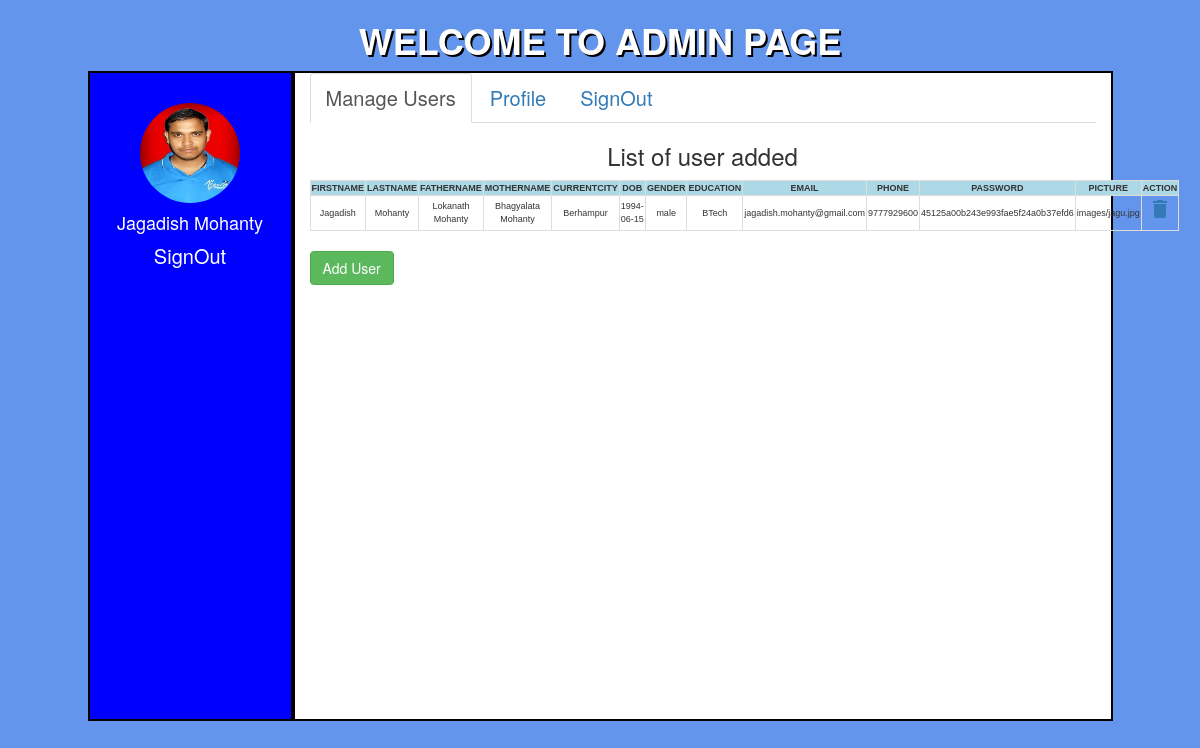
/welcome.php (signed in), run on the app's committed database.
### tables this page shows
CREATE TABLE `signup` (
  `id` int(11) NOT NULL,
  `firstname` varchar(100) NOT NULL,
  `lastname` varchar(100) NOT NULL,
  `fathername` varchar(100) NOT NULL,
  `mothername` varchar(100) NOT NULL,
  `city` varchar(100) NOT NULL,
  `dob` date NOT NULL,
  `gender` varchar(10) NOT NULL,
  `education` varchar(100) NOT NULL,
  `email` varchar(100) NOT NULL,
  `mobile` varchar(20) NOT NULL,
  `password` varchar(100) NOT NULL,
  `picture` varchar(100) NOT NULL
);

### welcome.php (the view, shortened to what this page needs)
<?php
$conn=new mysqli('localhost','root','','project');
$result = mysqli_query($conn,"SELECT * FROM signup");
?>
<!DOCTYPE html>
<html lang="en">
<head>
    <link href="https://cdn.jsdelivr.net/npm/bootstrap@5.0.0-beta3/dist/css/bootstrap.min.css" rel="stylesheet">
<link rel="stylesheet" href="https://maxcdn.bootstrapcdn.com/bootstrap/3.4.1/css/bootstrap.min.css">
</head>
<body>
    <div id="container-fluid">
        <center><h1 style="text-shadow: 2px 2px black;"><b>WELCOME TO ADMIN PAGE</b></h1></center>
        <div id="row"class="row" >
        <div class="col-sm-1" ></div>
          <div class="col-sm-2" style="background-color:blue;height:650px;border: 2px solid black;">
          <center><img id="profile"src="<?= $_SESSION['picture'];?>"><br>
          <h4 style="color:white;"><?= $_SESSION['firstname'];?>
          <?= $_SESSION['lastname'];?></h4>
          <a href="signout.php" style="color:white;">SignOut</a> </center>
        </div>
          <div class="col-sm-8" style="background-color:white;border: 2px solid black;">
                <ul class="nav nav-tabs">
                  <li class="active"><a data-toggle="tab" href="#home">Manage Users</a></li>
                  <li><a data-toggle="tab" href="#menu1">Profile</a></li>
                  <li><a href="signout.php">SignOut</a></li>
                </ul>
                <div class="tab-content">
                   <div id="home" class="tab-pane fade in active">
                  <center> <h3>List of user added</h3></center>
              <?php
              if (mysqli_num_rows($result) > 0) {
              ?>
                <table class="user">
                <tr>
                    <th>FIRSTNAME</th>
                    <th>LASTNAME</th>
                    <th>FATHERNAME</th>
                    <th>MOTHERNAME</th>
                    <th>CURRENTCITY</th>
                    <th>DOB</th>
                    <th>GENDER</th>
                    <th>EDUCATION</th>
                    <th> EMAIL</th>
                    <th> PHONE</th>
                    <th> PASSWORD</th>
                    <th> PICTURE</th>
                    <th> ACTION</th>
                </tr>
              <?php
                while($row = mysqli_fetch_array($result)){
                ?>
                <tr>
                    <td><?php echo $row["firstname"]; ?></td>
                    <td><?php echo $row["lastname"]; ?></td>
                    <td><?php echo $row["fathername"]; ?></td>
                    <td><?php echo $row["mothername"]; ?></td>
                    <td><?php echo $row["city"]; ?></td>
                    <td><?php echo $row["dob"]; ?></td>
                    <td><?php echo $row["gender"]; ?></td>
                    <td><?php echo $row["education"]; ?></td>
                    <td><?php echo $row["email"]; ?></td>
                    <td><?php echo $row["mobile"]; ?></td>
                    <td><?php echo $row["password"]; ?></td>
                    <td><?php echo $row["picture"]; ?></td>
                    <td>
                   <a href="delete.php? id=<?php if($row["email"]!=$_SESSION["email"]){ echo $row["id"];}?>"><i class="large material-icons">delete</i></a></span></td>
                </tr>
                <?php
                }
               ?>
                </table><br>
                <button class="btn btn-success"  data-toggle="modal" data-target="#myModal">Add User</button>
                <?php
                }
                else{
                    echo "No result found";
                }
                ?>
              </div>
                </div>
              </div>
        </div>
      </div>
</body>
</html>

### welcome.php (style rules this page uses)
a { text-decoration: none; font-size: 20px; }
body { background-color: cornflowerblue; }
h1 { color:white; }
#profile { margin-top:30px; height:100px; width:100px; border-radius:50%; }
.user { font-family: arial, sans-serif; border-collapse: collapse; width: 100%; font-size:9px; }
.user td, .user th { border: 1px solid #dddddd; text-align: center; padding: 1px; }
.user tr:nth-child(odd) { background-color: lightblue; }

### data on the page
signup: firstname "Jagadish", lastname "Mohanty", fathername "Lokanath Mohanty", mothername "Bhagyalata Mohanty", city "Berhampur", dob "1994-06-15", gender "male", education "BTech", email "jagadish.mohanty@gmail.com", mobile "9777929600", password "45125a00b243e993fae5f24a0b37efd6", picture "images/jagu.jpg"

### other printed values
$_SESSION['firstname'] "Jagadish"
$_SESSION['lastname'] "Mohanty"
